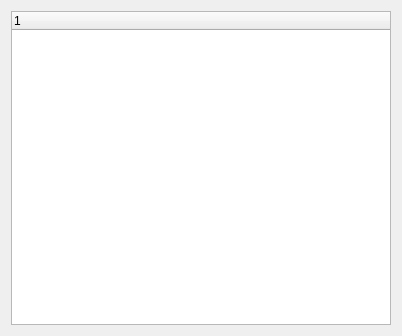
<?xml version="1.0" encoding="UTF-8"?>
<ui version="4.0">
 <class>Form</class>
 <widget class="QWidget" name="Form">
  <property name="geometry">
   <rect>
    <x>0</x>
    <y>0</y>
    <width>402</width>
    <height>336</height>
   </rect>
  </property>
  <property name="windowTitle">
   <string>Form</string>
  </property>
  <layout class="QVBoxLayout" name="verticalLayout">
   <item>
    <widget class="QTreeWidget" name="summaryTree">
     <column>
      <property name="text">
       <string>1</string>
      </property>
     </column>
    </widget>
   </item>
  </layout>
 </widget>
 <resources>
  <include location="../bertos.qrc"/>
 </resources>
 <connections/>
</ui>
